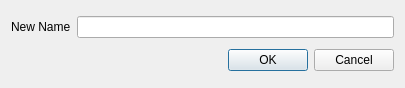
<?xml version="1.0" encoding="UTF-8"?>
<ui version="4.0">
 <class>GTARenameDialog</class>
 <widget class="QDialog" name="GTARenameDialog">
  <property name="geometry">
   <rect>
    <x>0</x>
    <y>0</y>
    <width>405</width>
    <height>88</height>
   </rect>
  </property>
  <property name="windowTitle">
   <string>Rename File</string>
  </property>
  <layout class="QGridLayout" name="gridLayout">
   <item row="0" column="0" colspan="2">
    <layout class="QHBoxLayout" name="horizontalLayout">
     <item>
      <widget class="QLabel" name="label">
       <property name="text">
        <string>New Name</string>
       </property>
      </widget>
     </item>
     <item>
      <widget class="QLineEdit" name="NameLE"/>
     </item>
    </layout>
   </item>
   <item row="1" column="0">
    <spacer name="horizontalSpacer">
     <property name="orientation">
      <enum>Qt::Horizontal</enum>
     </property>
     <property name="sizeHint" stdset="0">
      <size>
       <width>220</width>
       <height>20</height>
      </size>
     </property>
    </spacer>
   </item>
   <item row="1" column="1">
    <layout class="QHBoxLayout" name="horizontalLayout_2">
     <item>
      <widget class="QPushButton" name="okPB">
       <property name="maximumSize">
        <size>
         <width>80</width>
         <height>16777215</height>
        </size>
       </property>
       <property name="text">
        <string>OK</string>
       </property>
       <property name="icon">
        <iconset resource="../resource.qrc">
         <normaloff>:/images/forms/img/OK.png</normaloff>:/images/forms/img/OK.png</iconset>
       </property>
      </widget>
     </item>
     <item>
      <widget class="QPushButton" name="cancelPB">
       <property name="maximumSize">
        <size>
         <width>80</width>
         <height>16777215</height>
        </size>
       </property>
       <property name="text">
        <string>Cancel</string>
       </property>
       <property name="icon">
        <iconset resource="../resource.qrc">
         <normaloff>:/images/forms/img/CANCEL.jpg</normaloff>:/images/forms/img/CANCEL.jpg</iconset>
       </property>
      </widget>
     </item>
    </layout>
   </item>
  </layout>
 </widget>
 <resources>
  <include location="../resource.qrc"/>
 </resources>
 <connections/>
</ui>
